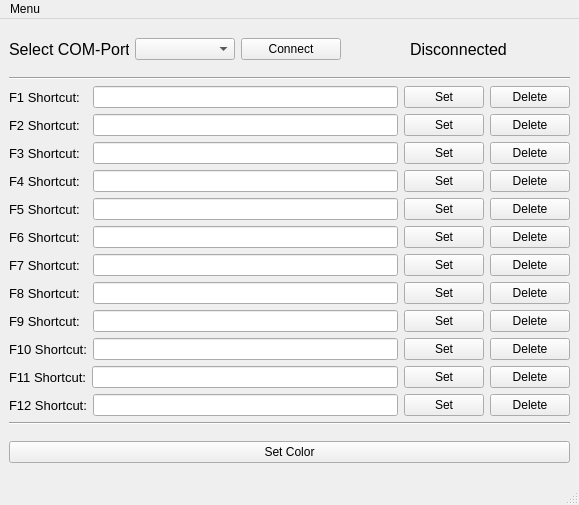
<?xml version="1.0" encoding="UTF-8"?>
<ui version="4.0">
 <class>MainWindow</class>
 <widget class="QMainWindow" name="MainWindow">
  <property name="geometry">
   <rect>
    <x>0</x>
    <y>0</y>
    <width>579</width>
    <height>505</height>
   </rect>
  </property>
  <property name="windowTitle">
   <string>MainWindow</string>
  </property>
  <widget class="QWidget" name="centralwidget">
   <layout class="QVBoxLayout" name="verticalLayout">
    <item>
     <layout class="QHBoxLayout" name="horizontalLayout">
      <property name="sizeConstraint">
       <enum>QLayout::SetDefaultConstraint</enum>
      </property>
      <item>
       <widget class="QLabel" name="label">
        <property name="maximumSize">
         <size>
          <width>120</width>
          <height>16777215</height>
         </size>
        </property>
        <property name="font">
         <font>
          <pointsize>12</pointsize>
         </font>
        </property>
        <property name="text">
         <string>Select COM-Port</string>
        </property>
       </widget>
      </item>
      <item>
       <widget class="QComboBox" name="combobox_comport">
        <property name="maximumSize">
         <size>
          <width>100</width>
          <height>16777215</height>
         </size>
        </property>
       </widget>
      </item>
      <item>
       <widget class="QPushButton" name="btn_connect">
        <property name="maximumSize">
         <size>
          <width>100</width>
          <height>16777215</height>
         </size>
        </property>
        <property name="text">
         <string>Connect</string>
        </property>
       </widget>
      </item>
      <item>
       <layout class="QHBoxLayout" name="horizontalLayout_14">
        <item alignment="Qt::AlignHCenter">
         <widget class="QLabel" name="label_connected">
          <property name="font">
           <font>
            <pointsize>12</pointsize>
           </font>
          </property>
          <property name="text">
           <string>Disconnected</string>
          </property>
         </widget>
        </item>
       </layout>
      </item>
     </layout>
    </item>
    <item>
     <widget class="Line" name="line">
      <property name="orientation">
       <enum>Qt::Horizontal</enum>
      </property>
     </widget>
    </item>
    <item>
     <layout class="QHBoxLayout" name="horizontalLayout_10">
      <item>
       <widget class="QLabel" name="label_10">
        <property name="font">
         <font>
          <pointsize>10</pointsize>
         </font>
        </property>
        <property name="text">
         <string>F1 Shortcut:  </string>
        </property>
       </widget>
      </item>
      <item>
       <widget class="QLineEdit" name="f1_shortcut_field"/>
      </item>
      <item>
       <widget class="QPushButton" name="btn_f1_set">
        <property name="text">
         <string>Set</string>
        </property>
       </widget>
      </item>
      <item>
       <widget class="QPushButton" name="btn_f1_delete">
        <property name="text">
         <string>Delete</string>
        </property>
       </widget>
      </item>
     </layout>
    </item>
    <item>
     <layout class="QHBoxLayout" name="horizontalLayout_12">
      <item>
       <widget class="QLabel" name="label_12">
        <property name="font">
         <font>
          <pointsize>10</pointsize>
         </font>
        </property>
        <property name="text">
         <string>F2 Shortcut:  </string>
        </property>
       </widget>
      </item>
      <item>
       <widget class="QLineEdit" name="f2_shortcut_field"/>
      </item>
      <item>
       <widget class="QPushButton" name="btn_f2_set">
        <property name="text">
         <string>Set</string>
        </property>
       </widget>
      </item>
      <item>
       <widget class="QPushButton" name="btn_f2_delete">
        <property name="text">
         <string>Delete</string>
        </property>
       </widget>
      </item>
     </layout>
    </item>
    <item>
     <layout class="QHBoxLayout" name="horizontalLayout_3">
      <item>
       <widget class="QLabel" name="label_3">
        <property name="font">
         <font>
          <pointsize>10</pointsize>
         </font>
        </property>
        <property name="text">
         <string>F3 Shortcut:  </string>
        </property>
       </widget>
      </item>
      <item>
       <widget class="QLineEdit" name="f3_shortcut_field"/>
      </item>
      <item>
       <widget class="QPushButton" name="btn_f3_set">
        <property name="text">
         <string>Set</string>
        </property>
       </widget>
      </item>
      <item>
       <widget class="QPushButton" name="btn_f3_delete">
        <property name="text">
         <string>Delete</string>
        </property>
       </widget>
      </item>
     </layout>
    </item>
    <item>
     <layout class="QHBoxLayout" name="horizontalLayout_4">
      <item>
       <widget class="QLabel" name="label_4">
        <property name="font">
         <font>
          <pointsize>10</pointsize>
         </font>
        </property>
        <property name="text">
         <string>F4 Shortcut:  </string>
        </property>
       </widget>
      </item>
      <item>
       <widget class="QLineEdit" name="f4_shortcut_field"/>
      </item>
      <item>
       <widget class="QPushButton" name="btn_f4_set">
        <property name="text">
         <string>Set</string>
        </property>
       </widget>
      </item>
      <item>
       <widget class="QPushButton" name="btn_f4_delete">
        <property name="text">
         <string>Delete</string>
        </property>
       </widget>
      </item>
     </layout>
    </item>
    <item>
     <layout class="QHBoxLayout" name="horizontalLayout_8">
      <item>
       <widget class="QLabel" name="label_8">
        <property name="font">
         <font>
          <pointsize>10</pointsize>
         </font>
        </property>
        <property name="text">
         <string>F5 Shortcut:  </string>
        </property>
       </widget>
      </item>
      <item>
       <widget class="QLineEdit" name="f5_shortcut_field"/>
      </item>
      <item>
       <widget class="QPushButton" name="btn_f5_set">
        <property name="text">
         <string>Set</string>
        </property>
       </widget>
      </item>
      <item>
       <widget class="QPushButton" name="btn_f5_delete">
        <property name="text">
         <string>Delete</string>
        </property>
       </widget>
      </item>
     </layout>
    </item>
    <item>
     <layout class="QHBoxLayout" name="horizontalLayout_13">
      <item>
       <widget class="QLabel" name="label_13">
        <property name="font">
         <font>
          <pointsize>10</pointsize>
         </font>
        </property>
        <property name="text">
         <string>F6 Shortcut:  </string>
        </property>
       </widget>
      </item>
      <item>
       <widget class="QLineEdit" name="f6_shortcut_field"/>
      </item>
      <item>
       <widget class="QPushButton" name="btn_f6_set">
        <property name="text">
         <string>Set</string>
        </property>
       </widget>
      </item>
      <item>
       <widget class="QPushButton" name="btn_f6_delete">
        <property name="text">
         <string>Delete</string>
        </property>
       </widget>
      </item>
     </layout>
    </item>
    <item>
     <layout class="QHBoxLayout" name="horizontalLayout_7">
      <item>
       <widget class="QLabel" name="label_7">
        <property name="font">
         <font>
          <pointsize>10</pointsize>
         </font>
        </property>
        <property name="text">
         <string>F7 Shortcut:  </string>
        </property>
       </widget>
      </item>
      <item>
       <widget class="QLineEdit" name="f7_shortcut_field"/>
      </item>
      <item>
       <widget class="QPushButton" name="btn_f7_set">
        <property name="text">
         <string>Set</string>
        </property>
       </widget>
      </item>
      <item>
       <widget class="QPushButton" name="btn_f7_delete">
        <property name="text">
         <string>Delete</string>
        </property>
       </widget>
      </item>
     </layout>
    </item>
    <item>
     <layout class="QHBoxLayout" name="horizontalLayout_9">
      <item>
       <widget class="QLabel" name="label_9">
        <property name="font">
         <font>
          <pointsize>10</pointsize>
         </font>
        </property>
        <property name="text">
         <string>F8 Shortcut:  </string>
        </property>
       </widget>
      </item>
      <item>
       <widget class="QLineEdit" name="f8_shortcut_field"/>
      </item>
      <item>
       <widget class="QPushButton" name="btn_f8_set">
        <property name="text">
         <string>Set</string>
        </property>
       </widget>
      </item>
      <item>
       <widget class="QPushButton" name="btn_f8_delete">
        <property name="text">
         <string>Delete</string>
        </property>
       </widget>
      </item>
     </layout>
    </item>
    <item>
     <layout class="QHBoxLayout" name="horizontalLayout_6">
      <item>
       <widget class="QLabel" name="label_6">
        <property name="font">
         <font>
          <pointsize>10</pointsize>
         </font>
        </property>
        <property name="text">
         <string>F9 Shortcut:  </string>
        </property>
       </widget>
      </item>
      <item>
       <widget class="QLineEdit" name="f9_shortcut_field"/>
      </item>
      <item>
       <widget class="QPushButton" name="btn_f9_set">
        <property name="text">
         <string>Set</string>
        </property>
       </widget>
      </item>
      <item>
       <widget class="QPushButton" name="btn_f9_delete">
        <property name="text">
         <string>Delete</string>
        </property>
       </widget>
      </item>
     </layout>
    </item>
    <item>
     <layout class="QHBoxLayout" name="horizontalLayout_11">
      <item>
       <widget class="QLabel" name="label_11">
        <property name="font">
         <font>
          <pointsize>10</pointsize>
         </font>
        </property>
        <property name="text">
         <string>F10 Shortcut:</string>
        </property>
       </widget>
      </item>
      <item>
       <widget class="QLineEdit" name="f10_shortcut_field"/>
      </item>
      <item>
       <widget class="QPushButton" name="btn_f10_set">
        <property name="text">
         <string>Set</string>
        </property>
       </widget>
      </item>
      <item>
       <widget class="QPushButton" name="btn_f10_delete">
        <property name="text">
         <string>Delete</string>
        </property>
       </widget>
      </item>
     </layout>
    </item>
    <item>
     <layout class="QHBoxLayout" name="horizontalLayout_5">
      <item>
       <widget class="QLabel" name="label_5">
        <property name="font">
         <font>
          <pointsize>10</pointsize>
         </font>
        </property>
        <property name="text">
         <string>F11 Shortcut:</string>
        </property>
       </widget>
      </item>
      <item>
       <widget class="QLineEdit" name="f11_shortcut_field"/>
      </item>
      <item>
       <widget class="QPushButton" name="btn_f11_set">
        <property name="text">
         <string>Set</string>
        </property>
       </widget>
      </item>
      <item>
       <widget class="QPushButton" name="btn_f11_delete">
        <property name="text">
         <string>Delete</string>
        </property>
       </widget>
      </item>
     </layout>
    </item>
    <item>
     <layout class="QHBoxLayout" name="horizontalLayout_2">
      <item>
       <widget class="QLabel" name="label_2">
        <property name="font">
         <font>
          <pointsize>10</pointsize>
         </font>
        </property>
        <property name="text">
         <string>F12 Shortcut:</string>
        </property>
       </widget>
      </item>
      <item>
       <widget class="QLineEdit" name="f12_shortcut_field"/>
      </item>
      <item>
       <widget class="QPushButton" name="btn_f12_set">
        <property name="text">
         <string>Set</string>
        </property>
       </widget>
      </item>
      <item>
       <widget class="QPushButton" name="btn_f12_delete">
        <property name="text">
         <string>Delete</string>
        </property>
       </widget>
      </item>
     </layout>
    </item>
    <item>
     <widget class="Line" name="line_2">
      <property name="orientation">
       <enum>Qt::Horizontal</enum>
      </property>
     </widget>
    </item>
    <item alignment="Qt::AlignVCenter">
     <widget class="QPushButton" name="btn_setcolor">
      <property name="text">
       <string>Set Color</string>
      </property>
     </widget>
    </item>
   </layout>
  </widget>
  <widget class="QStatusBar" name="statusbar"/>
  <widget class="QMenuBar" name="menuBar">
   <property name="geometry">
    <rect>
     <x>0</x>
     <y>0</y>
     <width>579</width>
     <height>22</height>
    </rect>
   </property>
   <widget class="QMenu" name="menuMenu">
    <property name="title">
     <string>Menu</string>
    </property>
    <widget class="QMenu" name="menuSelect_config">
     <property name="title">
      <string>Select config</string>
     </property>
     <addaction name="actiondefault"/>
    </widget>
    <addaction name="menuSelect_config"/>
    <addaction name="actionEnable_debug"/>
   </widget>
   <addaction name="menuMenu"/>
  </widget>
  <action name="actionEnable_debug">
   <property name="text">
    <string>Enable debug</string>
   </property>
  </action>
  <action name="actiondefault">
   <property name="text">
    <string>default</string>
   </property>
  </action>
 </widget>
 <resources/>
 <connections/>
</ui>
